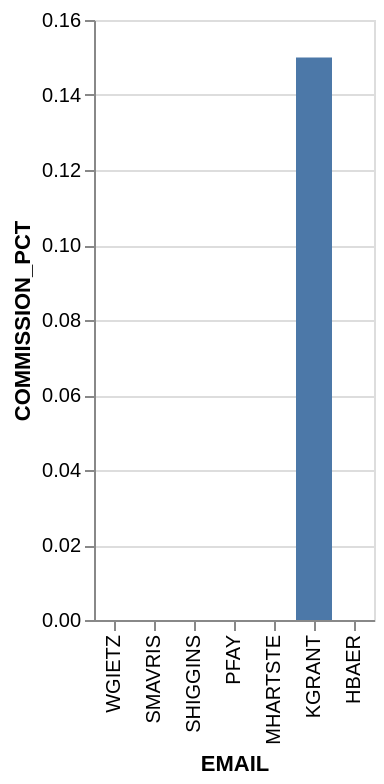

Write the Vega-Lite specification saved for this chart.
### Vega-Lite specification from a JSON file in a GitHub repository (floating-point values rounded to 4 significant figures)
{"data": {"values": [{"x_data": "WGIETZ", "y_data": 0}, {"x_data": "SMAVRIS", "y_data": 0}, {"x_data": "SHIGGINS", "y_data": 0}, {"x_data": "PFAY", "y_data": 0}, {"x_data": "MHARTSTE", "y_data": 0}, {"x_data": "KGRANT", "y_data": 0.15}, {"x_data": "HBAER", "y_data": 0}]}, "mark": "bar", "encoding": {"x": {"field": "x_data", "type": "nominal", "title": "EMAIL", "sort": "descending"}, "y": {"field": "y_data", "type": "quantitative", "title": "COMMISSION_PCT"}}}
